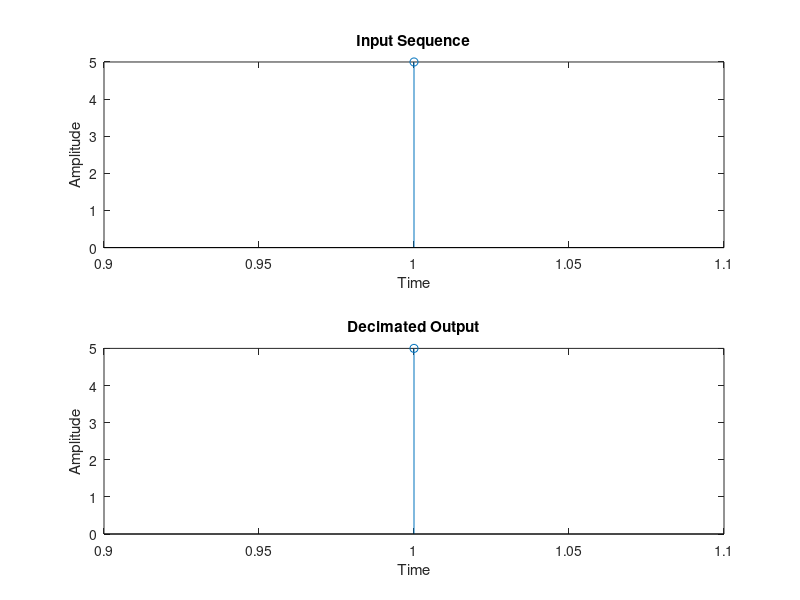
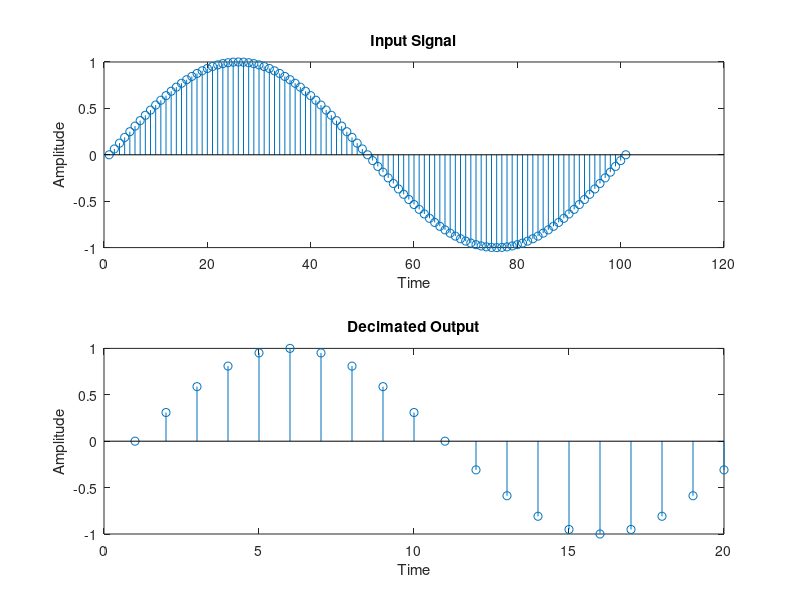

Write MATLAB code to recreate these figures, in order.
clc;
clear all;
close all;

n = input('Enter the factor by which input sequence must be decimated: ');
x = input('Enter the input sequence: ');
y = downsample(x, n);

figure;
subplot(2,1,1);
stem(x);
xlabel('Time');
ylabel('Amplitude');
title('Input Sequence');

subplot(2,1,2);
stem(y);
xlabel('Time');
ylabel('Amplitude');
title('Decimated Output');

t = 0:0.01:1;
l = length(t);
z = sin(2*pi*t);
d = downsample(z, n);

figure;
subplot(2,1,1);
stem(z(1:l));
xlabel('Time');
ylabel('Amplitude');
title('Input Signal');

subplot(2,1,2);
stem(d(1:l/n));
xlabel('Time');
ylabel('Amplitude');
title('Decimated Output');